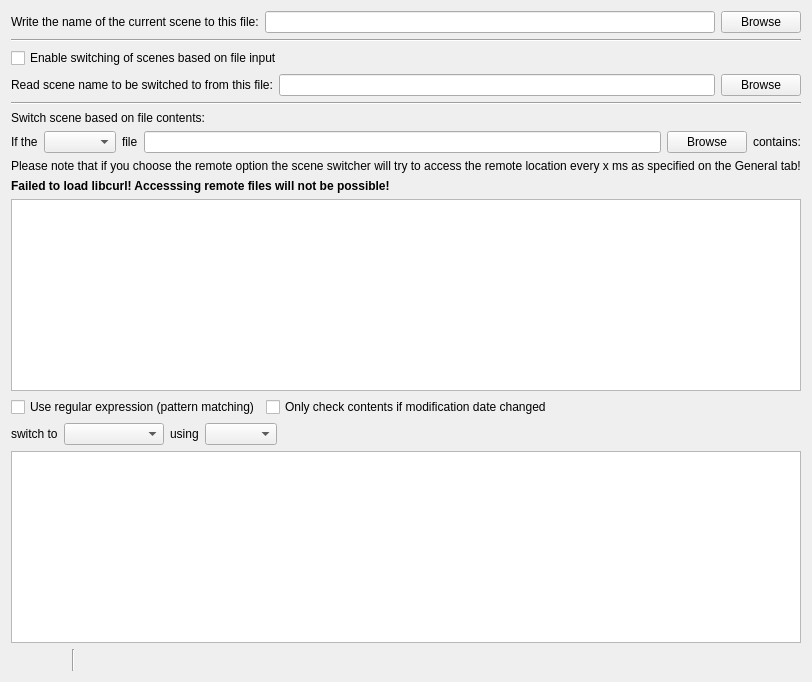
     <widget class="QWidget" name="fileTab">
      <attribute name="title">
       <string notr="true">File</string>
      </attribute>
      <layout class="QVBoxLayout" name="verticalLayout_7">
       <item>
        <layout class="QHBoxLayout" name="horizontalLayout_14">
         <item>
          <widget class="QLabel" name="label_15">
           <property name="text">
            <string>Write the name of the current scene to this file:</string>
           </property>
          </widget>
         </item>
         <item>
          <widget class="QLineEdit" name="writePathLineEdit"/>
         </item>
         <item>
          <widget class="QPushButton" name="browseButton">
           <property name="text">
            <string>Browse</string>
           </property>
          </widget>
         </item>
        </layout>
       </item>
       <item>
        <widget class="Line" name="line_2">
         <property name="orientation">
          <enum>Qt::Horizontal</enum>
         </property>
        </widget>
       </item>
       <item>
        <layout class="QHBoxLayout" name="horizontalLayout_16">
         <item>
          <widget class="QCheckBox" name="readFileCheckBox">
           <property name="text">
            <string>Enable switching of scenes based on file input</string>
           </property>
          </widget>
         </item>
         <item>
          <spacer name="horizontalSpacer_12">
           <property name="orientation">
            <enum>Qt::Horizontal</enum>
           </property>
           <property name="sizeHint" stdset="0">
            <size>
             <width>40</width>
             <height>20</height>
            </size>
           </property>
          </spacer>
         </item>
        </layout>
       </item>
       <item>
        <layout class="QHBoxLayout" name="horizontalLayout_15">
         <item>
          <widget class="QLabel" name="label_16">
           <property name="text">
            <string>Read scene name to be switched to from this file:</string>
           </property>
          </widget>
         </item>
         <item>
          <widget class="QLineEdit" name="readPathLineEdit"/>
         </item>
         <item>
          <widget class="QPushButton" name="browseButton_2">
           <property name="text">
            <string>Browse</string>
           </property>
          </widget>
         </item>
        </layout>
       </item>
       <item>
        <widget class="Line" name="line">
         <property name="orientation">
          <enum>Qt::Horizontal</enum>
         </property>
        </widget>
       </item>
       <item>
        <widget class="QLabel" name="label_39">
         <property name="text">
          <string>Switch scene based on file contents:</string>
         </property>
        </widget>
       </item>
       <item>
        <layout class="QHBoxLayout" name="horizontalLayout_36">
         <item>
          <widget class="QLabel" name="label_62">
           <property name="text">
            <string>If the</string>
           </property>
          </widget>
         </item>
         <item>
          <widget class="QComboBox" name="fileType"/>
         </item>
         <item>
          <widget class="QLabel" name="label_44">
           <property name="text">
            <string>file</string>
           </property>
          </widget>
         </item>
         <item>
          <widget class="QLineEdit" name="filePathLineEdit"/>
         </item>
         <item>
          <widget class="QPushButton" name="browseButton_3">
           <property name="text">
            <string>Browse</string>
           </property>
          </widget>
         </item>
         <item>
          <widget class="QLabel" name="label_40">
           <property name="text">
            <string>contains:</string>
           </property>
          </widget>
         </item>
        </layout>
       </item>
       <item>
        <widget class="QLabel" name="remoteFileWarningLabel">
         <property name="text">
          <string>Please note that if you choose the remote option the scene switcher will try to access the remote location every x ms as specified on the General tab!</string>
         </property>
        </widget>
       </item>
       <item>
        <widget class="QLabel" name="libcurlWarning">
         <property name="enabled">
          <bool>true</bool>
         </property>
         <property name="font">
          <font>
           <weight>75</weight>
           <bold>true</bold>
          </font>
         </property>
         <property name="text">
          <string>Failed to load libcurl! Accesssing remote files will not be possible!</string>
         </property>
        </widget>
       </item>
       <item>
        <widget class="QPlainTextEdit" name="fileTextEdit"/>
       </item>
       <item>
        <layout class="QHBoxLayout" name="horizontalLayout_37">
         <item>
          <widget class="QCheckBox" name="fileContentRegExCheckBox">
           <property name="text">
            <string>Use regular expression (pattern matching)</string>
           </property>
          </widget>
         </item>
         <item>
          <widget class="QCheckBox" name="fileContentTimeCheckBox">
           <property name="text">
            <string>Only check contents if modification date changed</string>
           </property>
          </widget>
         </item>
         <item>
          <spacer name="horizontalSpacer_11">
           <property name="orientation">
            <enum>Qt::Horizontal</enum>
           </property>
           <property name="sizeHint" stdset="0">
            <size>
             <width>40</width>
             <height>20</height>
            </size>
           </property>
          </spacer>
         </item>
        </layout>
       </item>
       <item>
        <layout class="QHBoxLayout" name="horizontalLayout_38">
         <item>
          <widget class="QLabel" name="label_45">
           <property name="text">
            <string>switch to</string>
           </property>
          </widget>
         </item>
         <item>
          <widget class="QComboBox" name="fileScenes">
           <property name="sizePolicy">
            <sizepolicy hsizetype="Maximum" vsizetype="Fixed">
             <horstretch>0</horstretch>
             <verstretch>0</verstretch>
            </sizepolicy>
           </property>
           <property name="minimumSize">
            <size>
             <width>100</width>
             <height>0</height>
            </size>
           </property>
          </widget>
         </item>
         <item>
          <widget class="QLabel" name="label_46">
           <property name="text">
            <string>using</string>
           </property>
          </widget>
         </item>
         <item>
          <widget class="QComboBox" name="fileTransitions"/>
         </item>
         <item>
          <spacer name="horizontalSpacer_2">
           <property name="orientation">
            <enum>Qt::Horizontal</enum>
           </property>
           <property name="sizeHint" stdset="0">
            <size>
             <width>40</width>
             <height>20</height>
            </size>
           </property>
          </spacer>
         </item>
        </layout>
       </item>
       <item>
        <widget class="QListWidget" name="fileScenesList">
         <property name="sizePolicy">
          <sizepolicy hsizetype="Expanding" vsizetype="Expanding">
           <horstretch>0</horstretch>
           <verstretch>0</verstretch>
          </sizepolicy>
         </property>
         <property name="sortingEnabled">
          <bool>false</bool>
         </property>
        </widget>
       </item>
       <item>
        <layout class="QHBoxLayout" name="horizontalLayout_35">
         <item>
          <widget class="QPushButton" name="fileAdd">
           <property name="maximumSize">
            <size>
             <width>22</width>
             <height>22</height>
            </size>
           </property>
           <property name="flat">
            <bool>true</bool>
           </property>
           <property name="themeID" stdset="0">
            <string notr="true">addIconSmall</string>
           </property>
          </widget>
         </item>
         <item>
          <widget class="QPushButton" name="fileRemove">
           <property name="maximumSize">
            <size>
             <width>22</width>
             <height>22</height>
            </size>
           </property>
           <property name="flat">
            <bool>true</bool>
           </property>
           <property name="themeID" stdset="0">
            <string notr="true">removeIconSmall</string>
           </property>
          </widget>
         </item>
         <item>
          <spacer name="horizontalSpacer_108">
           <property name="orientation">
            <enum>Qt::Horizontal</enum>
           </property>
           <property name="sizeType">
            <enum>QSizePolicy::Fixed</enum>
           </property>
           <property name="sizeHint" stdset="0">
            <size>
             <width>5</width>
             <height>20</height>
            </size>
           </property>
          </spacer>
         </item>
         <item>
          <widget class="Line" name="line_35">
           <property name="orientation">
            <enum>Qt::Vertical</enum>
           </property>
          </widget>
         </item>
         <item>
          <spacer name="horizontalSpacer_109">
           <property name="orientation">
            <enum>Qt::Horizontal</enum>
           </property>
           <property name="sizeType">
            <enum>QSizePolicy::Fixed</enum>
           </property>
           <property name="sizeHint" stdset="0">
            <size>
             <width>5</width>
             <height>20</height>
            </size>
           </property>
          </spacer>
         </item>
         <item>
          <widget class="QPushButton" name="fileUp">
           <property name="maximumSize">
            <size>
             <width>22</width>
             <height>22</height>
            </size>
           </property>
           <property name="text">
            <string/>
           </property>
           <property name="icon">
            <iconset>
             <normaloff>../../../forms/images/up.svg</normaloff>../../../forms/images/up.svg</iconset>
           </property>
           <property name="flat">
            <bool>true</bool>
           </property>
           <property name="themeID" stdset="0">
            <string>upArrowIconSmall</string>
           </property>
          </widget>
         </item>
         <item>
          <widget class="QPushButton" name="fileDown">
           <property name="maximumSize">
            <size>
             <width>22</width>
             <height>22</height>
            </size>
           </property>
           <property name="text">
            <string/>
           </property>
           <property name="icon">
            <iconset>
             <normaloff>../../../forms/images/down.svg</normaloff>../../../forms/images/down.svg</iconset>
           </property>
           <property name="flat">
            <bool>true</bool>
           </property>
           <property name="themeID" stdset="0">
            <string>downArrowIconSmall</string>
           </property>
          </widget>
         </item>
         <item>
          <spacer name="horizontalSpacer_38">
           <property name="orientation">
            <enum>Qt::Horizontal</enum>
           </property>
           <property name="sizeHint" stdset="0">
            <size>
             <width>40</width>
             <height>20</height>
            </size>
           </property>
          </spacer>
         </item>
        </layout>
       </item>
      </layout>
     </widget>
